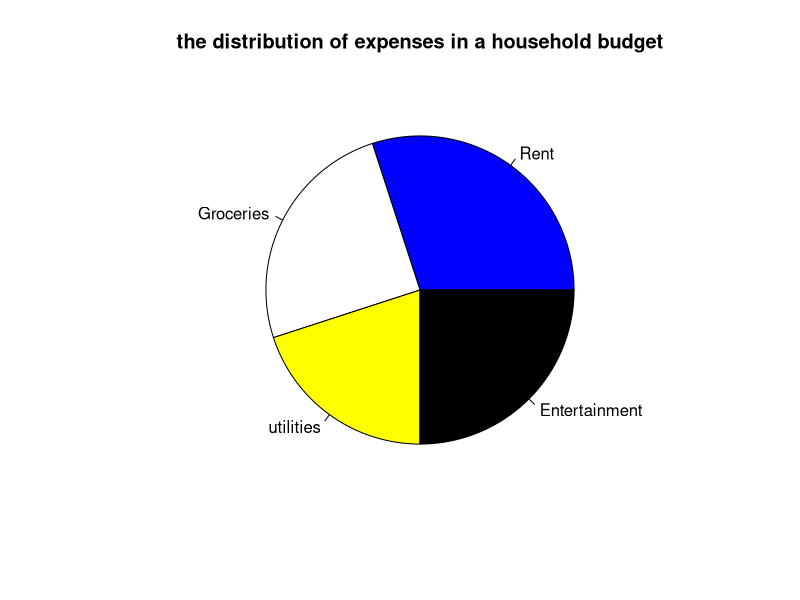

Here is the R script that generated this plot:
v<-c(30,25,20,25)
labels<-c("Rent","Groceries","utilities","Entertainment")
png(file="D2Q2.jpg")
colors<-c("blue","white","yellow","black")
pie(v,labels,main="the distribution of expenses in a household budget",col=colors)
dev.off()